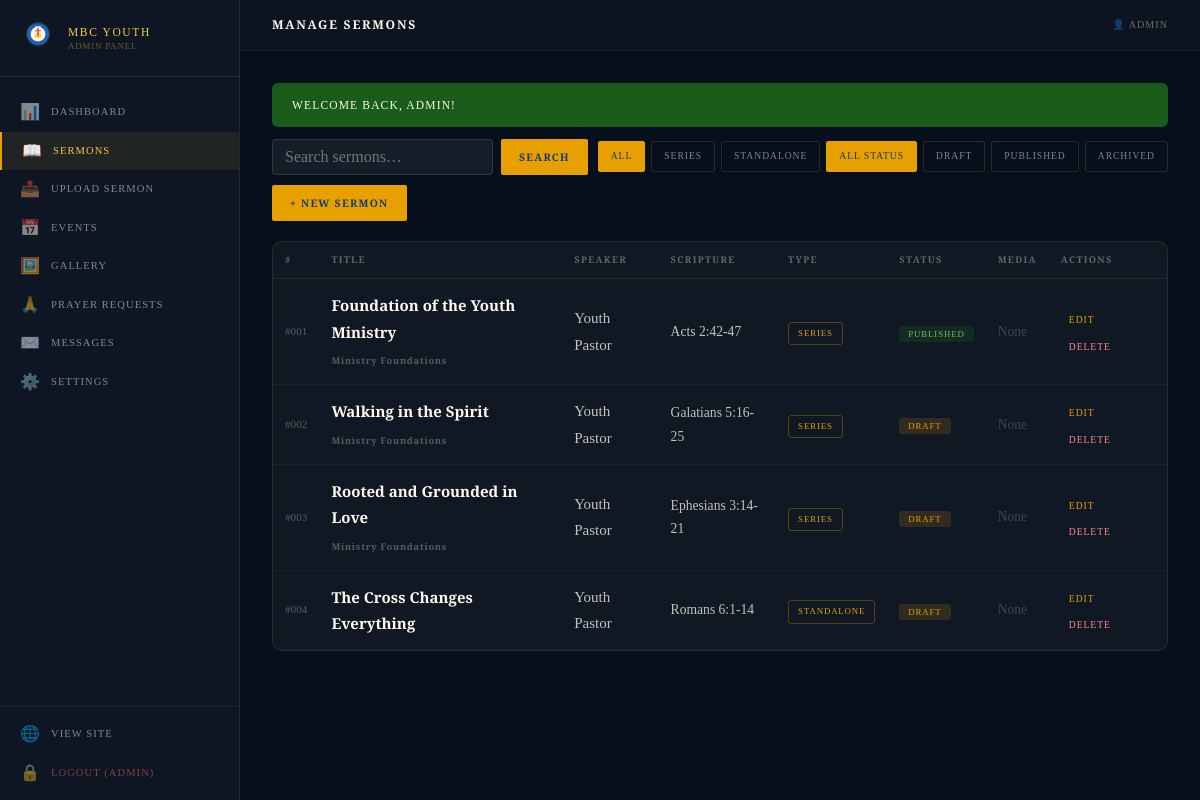
Page /admin/sermons.php (signed in) on the committed database.
### tables this page shows
CREATE TABLE IF NOT EXISTS sermons (
  id              INT UNSIGNED AUTO_INCREMENT PRIMARY KEY,
  slug            VARCHAR(160) NOT NULL UNIQUE,
  series_number   VARCHAR(10),
  title           VARCHAR(220) NOT NULL,
  speaker         VARCHAR(120),
  series_name     VARCHAR(160),
  sermon_type     ENUM('series','standalone') NOT NULL DEFAULT 'series',
  scripture_ref   VARCHAR(120),
  preached_date   DATE,
  duration        VARCHAR(30),
  description     TEXT,
  key_points      TEXT,
  audio_path      VARCHAR(300),
  video_path      VARCHAR(300),
  youtube_url     VARCHAR(300),
  pdf_path        VARCHAR(300),
  thumbnail_path  VARCHAR(300),
  status          ENUM('draft','published','archived') NOT NULL DEFAULT 'draft',
  view_count      INT UNSIGNED NOT NULL DEFAULT 0,
  created_by      INT UNSIGNED,
  created_at      DATETIME NOT NULL DEFAULT CURRENT_TIMESTAMP,
  updated_at      DATETIME NOT NULL DEFAULT CURRENT_TIMESTAMP ON UPDATE CURRENT_TIMESTAMP,
  FOREIGN KEY (created_by) REFERENCES admin_users(id) ON DELETE SET NULL,
  FULLTEXT KEY ft_sermon (title, description, speaker, scripture_ref)
);

### includes/db.php (called while the page is built, shortened)
<?php
function db(): PDO {
    static $pdo = null;
    if ($pdo === null) {
        $dsn = sprintf(
            'mysql:host=%s;dbname=%s;charset=%s',
            DB_HOST, DB_NAME, DB_CHARSET
        );
        try {
            $pdo = new PDO($dsn, DB_USER, DB_PASS, [
                PDO::ATTR_ERRMODE            => PDO::ERRMODE_EXCEPTION,
                PDO::ATTR_DEFAULT_FETCH_MODE => PDO::FETCH_ASSOC,
                PDO::ATTR_EMULATE_PREPARES   => false,
            ]);
        } catch (PDOException $e) {
            if (APP_ENV === 'production') {
                http_response_code(500);
                die(json_encode(['success' => false, 'message' => 'Database unavailable.']));
            }
            die('DB Connection failed: ' . $e->getMessage());
        }
    }
    return $pdo;
}
function db_query(string $sql, array $params = []): PDOStatement {
    $stmt = db()->prepare($sql);
    $stmt->execute($params);
    return $stmt;
}
function db_fetch(string $sql, array $params = []): ?array {
    return db_query($sql, $params)->fetch() ?: null;
}
function db_fetch_all(string $sql, array $params = []): array {
    return db_query($sql, $params)->fetchAll();
}
function db_count(string $table, string $where = '1', array $params = []): int {
    $row = db_fetch("SELECT COUNT(*) AS n FROM `$table` WHERE $where", $params);
    return (int)($row['n'] ?? 0);
}

### admin/sermons.php (the view, shortened to what this page needs)
<?php
require_once __DIR__ . '/../includes/admin_layout.php';
$search      = get('q');
$filter_type = get('type');
$filter_stat = get('status');
$page        = max(1, intget('page', 1));
$per_page    = 15;
$where  = '1';
$params = [];
$total   = db_count('sermons', $where, $params);
$pg      = paginate($total, $per_page, $page);
$sermons = db_fetch_all(
    "SELECT * FROM sermons WHERE $where ORDER BY created_at DESC LIMIT $per_page OFFSET {$pg['offset']}",
    $params
);
?>
<div class="admin-layout">
<div class="admin-content">
<div class="admin-main">
<?= render_flashes() ?>
<div style="display:flex;gap:10px;flex-wrap:wrap;margin-bottom:20px;align-items:center;">
  <form method="GET" style="display:flex;gap:8px;flex:1;min-width:200px;">
    <input name="q" class="a-input" style="flex:1;padding:8px 12px;" placeholder="Search sermons…"
           value="<?= htmlspecialchars($search) ?>" />
    <button type="submit" class="btn btn-gold btn-sm">Search</button>
  </form>
  <div style="display:flex;gap:6px;flex-wrap:wrap;">
    <?php foreach ([''=>'All','series'=>'Series','standalone'=>'Standalone'] as $v => $l): ?>
      <a href="?type=<?= $v ?>&status=<?= htmlspecialchars($filter_stat) ?>&q=<?= htmlspecialchars($search) ?>"
         style="font-family:var(--font-display);font-size:0.6rem;letter-spacing:0.1em;text-transform:uppercase;padding:6px 12px;border-radius:2px;border:1px solid <?= $filter_type===$v ? 'var(--gold-rich)':'rgba(245,200,66,0.15)' ?>;background:<?= $filter_type===$v ? 'var(--gold-rich)':'transparent' ?>;color:<?= $filter_type===$v ? 'var(--blue-deep)':'rgba(255,249,238,0.5)' ?>;text-decoration:none;"><?= $l ?></a>
    <?php endforeach; ?>
    <?php foreach ([''=>'All Status','draft'=>'Draft','published'=>'Published','archived'=>'Archived'] as $v => $l): ?>
      <a href="?status=<?= $v ?>&type=<?= htmlspecialchars($filter_type) ?>&q=<?= htmlspecialchars($search) ?>"
         style="font-family:var(--font-display);font-size:0.6rem;letter-spacing:0.1em;text-transform:uppercase;padding:6px 12px;border-radius:2px;border:1px solid <?= $filter_stat===$v ? 'var(--gold-rich)':'rgba(245,200,66,0.15)' ?>;background:<?= $filter_stat===$v ? 'var(--gold-rich)':'transparent' ?>;color:<?= $filter_stat===$v ? 'var(--blue-deep)':'rgba(255,249,238,0.5)' ?>;text-decoration:none;"><?= $l ?></a>
    <?php endforeach; ?>
  </div>
  <a href="upload-sermon.php" class="btn btn-gold btn-sm">+ New Sermon</a>
</div>
<div class="a-card" style="padding:0;overflow:hidden;">
  <table class="a-table">
    <thead>
      <tr>
        <th>#</th>
        <th>Title</th>
        <th>Speaker</th>
        <th>Scripture</th>
        <th>Type</th>
        <th>Status</th>
        <th>Media</th>
        <th>Actions</th>
      </tr>
    </thead>
    <tbody>
    <?php if (empty($sermons)): ?>
      <tr><td colspan="8" style="text-align:center;padding:40px;color:rgba(255,249,238,0.3);">No sermons found.</td></tr>
    <?php else: foreach ($sermons as $s): ?>
      <tr>
        <td style="color:rgba(255,249,238,0.3);font-family:var(--font-display);font-size:0.7rem;"><?= $s['series_number'] ? '#'.$s['series_number'] : '—' ?></td>
        <td class="td-title"><?= htmlspecialchars($s['title']) ?>
          <?php if ($s['series_name']): ?><br><span style="font-family:var(--font-display);font-size:0.58rem;letter-spacing:0.08em;color:rgba(255,249,238,0.3);"><?= htmlspecialchars($s['series_name']) ?></span><?php endif; ?>
        </td>
        <td><?= htmlspecialchars($s['speaker'] ?? '—') ?></td>
        <td style="font-size:0.85rem;"><?= htmlspecialchars($s['scripture_ref'] ?? '—') ?></td>
        <td><span class="badge badge-draft" style="background:transparent;"><?= $s['sermon_type'] ?></span></td>
        <td>
          <form method="POST" style="display:inline;">
            <button type="submit" class="badge badge-<?= $s['status'] ?>" style="cursor:pointer;border:none;">
              <?= $s['status'] ?>
            </button>
          </form>
        </td>
        <td style="font-size:0.85rem;">
          <?= (!$s['audio_path'] && !$s['video_path'] && !$s['youtube_url'] && !$s['pdf_path']) ? '<span style="color:rgba(255,249,238,0.2);">None</span>' : '' ?>
        </td>
        <td>
          <a href="sermons.php?edit=<?= $s['id'] ?>" class="a-action">Edit</a>
          <form method="POST" style="display:inline;" onsubmit="return confirm('Delete this sermon? This cannot be undone.')">
            <button type="submit" class="a-action a-action-danger">Delete</button>
          </form>
        </td>
      </tr>
    <?php endforeach; endif; ?>
    </tbody>
  </table>
</div>
</div>

### assets/css/main.css (style rules this page uses)
:root { --blue-deep: #0d3b7a; --blue-mid: #1565c0; --blue-light: #1e88e5; --gold-rich: #e8a000; --gold-bright: #f5c842; --gold-pale: #fff3c4; --cream: #fff9ee; --cream-dark: #f5edda; --burgundy: #7c1d1d; --burgundy-dk: #5a1a00; --text-dark: #1a1208; --text-mid: #3d2b1a; --text-light: #6b5540; --white: #ffffff; --font-display: 'Cinzel', Georgia, serif; --font-serif: 'Playfair Display', Georgia, serif; --font-body: 'Crimson Pro', Georgia, serif; --shadow-gold: 0 4px 24px rgba(232,160,0,0.18); --shadow-deep: 0 8px 40px rgba(13,59,122,0.22); --radius: 4px; --radius-lg: 10px; --transition: 0.3s cubic-bezier(0.4,0,0.2,1); }
*, *::before, *::after { box-sizing: border-box; margin: 0; padding: 0; }
html { scroll-behavior: smooth; font-size: 16px; }
body { font-family: var(--font-body); font-size: 1.125rem; line-height: 1.75; color: var(--text-dark); background: var(--cream); min-height: 100vh; overflow-x: hidden; }
a { color: inherit; text-decoration: none; }
.btn { display: inline-flex; align-items: center; gap: 8px; font-family: var(--font-display); font-size: 0.72rem; font-weight: 600; letter-spacing: 0.12em; text-transform: uppercase; padding: 13px 28px; border-radius: 2px; border: none; cursor: pointer; transition: var(--transition); text-decoration: none; }
.btn-gold { background: var(--gold-rich); color: var(--blue-deep); }
.btn-sm { font-size: 0.65rem; padding: 9px 18px; }

### assets/css/admin.css (style rules this page uses)
body.admin-body { background: #070f1c; margin: 0; padding: 0; min-height: 100vh; }
.admin-layout { display: flex; min-height: 100vh; }
.admin-content { flex: 1; margin-left: 240px; display: flex; flex-direction: column; min-height: 100vh; }
.admin-main { padding: 32px; flex: 1; }
.a-card { background: rgba(255,255,255,0.04); border: 1px solid rgba(245,200,66,0.1); border-radius: 10px; padding: 28px; margin-bottom: 24px; }
.a-input { width: 100%; padding: 11px 14px; background: rgba(255,255,255,0.06); border: 1px solid rgba(245,200,66,0.15); border-radius: 4px; color: var(--cream); font-family: var(--font-body); font-size: 1rem; outline: none; transition: 0.2s; box-sizing: border-box; }
.a-table { width: 100%; border-collapse: collapse; }
.a-table th { font-family: var(--font-display); font-size: 0.58rem; letter-spacing: 0.14em; text-transform: uppercase; color: rgba(255,249,238,0.35); padding: 10px 12px; border-bottom: 1px solid rgba(245,200,66,0.1); text-align: left; }
.a-table td { padding: 13px 12px; border-bottom: 1px solid rgba(255,255,255,0.04); color: rgba(255,249,238,0.75); font-size: 0.94rem; vertical-align: middle; }
.a-table .td-title { font-family: var(--font-serif); font-weight: 600; color: var(--cream); }
.badge { display: inline-block; font-family: var(--font-display); font-size: 0.55rem; letter-spacing: 0.1em; text-transform: uppercase; padding: 3px 9px; border-radius: 3px; }
.badge-published { background: rgba(26,92,26,0.3); color: #6dbf6d; border: 1px solid rgba(26,92,26,0.4); }
.badge-draft { background: rgba(232,160,0,0.15); color: var(--gold-rich); border: 1px solid rgba(232,160,0,0.3); }
.a-action { font-family: var(--font-display); font-size: 0.6rem; letter-spacing: 0.1em; text-transform: uppercase; color: var(--gold-rich); text-decoration: none; padding: 4px 8px; border-radius: 3px; transition: 0.2s; background: none; border: none; cursor: pointer; }
.a-action-danger { color: #f88; }

### rows in the picture
sermons: series_number "001", title "Foundation of the Youth Ministry", series_name "Ministry Foundations", speaker "Youth Pastor", scripture_ref "Acts 2:42-47", sermon_type "SERIES", status "PUBLISHED", shows "None"
sermons: series_number "002", title "Walking in the Spirit", series_name "Ministry Foundations", speaker "Youth Pastor", scripture_ref "Galatians 5:16-25", sermon_type "SERIES", status "DRAFT", shows "None"
sermons: series_number "003", title "Rooted and Grounded in Love", series_name "Ministry Foundations", speaker "Youth Pastor", scripture_ref "Ephesians 3:14-21", sermon_type "SERIES", status "DRAFT", shows "None"
sermons: series_number "004", title "The Cross Changes Everything", speaker "Youth Pastor", scripture_ref "Romans 6:1-14", sermon_type "STANDALONE", status "DRAFT", shows "None"

### other values in the picture
$item['icon'] "📊"
$item['label'] "DASHBOARD"
$item['icon'] "📖"
$item['label'] "SERMONS"
$item['icon'] "📤"
$item['label'] "UPLOAD SERMON"
$item['icon'] "📅"
$item['label'] "EVENTS"
$item['icon'] "🖼️"
$item['label'] "GALLERY"
$item['icon'] "🙏"
$item['label'] "PRAYER REQUESTS"
$item['icon'] "✉️"
$item['label'] "MESSAGES"
$item['icon'] "⚙️"
